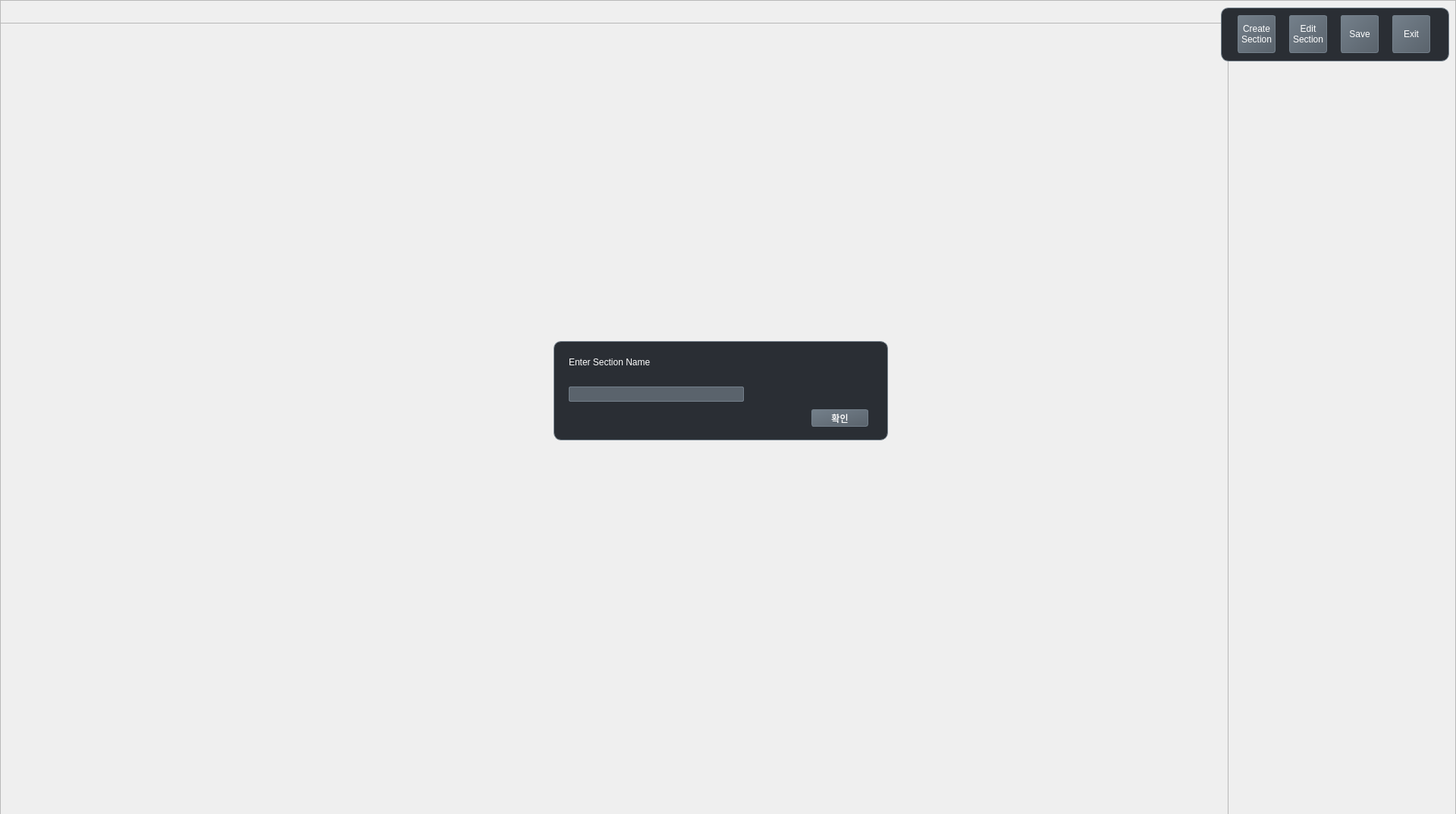
<?xml version="1.0" encoding="UTF-8"?>
<ui version="4.0">
 <class>mainFrame</class>
 <widget class="QFrame" name="mainFrame">
  <property name="geometry">
   <rect>
    <x>0</x>
    <y>0</y>
    <width>1920</width>
    <height>1074</height>
   </rect>
  </property>
  <property name="sizePolicy">
   <sizepolicy hsizetype="Fixed" vsizetype="Fixed">
    <horstretch>0</horstretch>
    <verstretch>0</verstretch>
   </sizepolicy>
  </property>
  <property name="windowTitle">
   <string>Frame</string>
  </property>
  <property name="styleSheet">
   <string notr="true"/>
  </property>
  <widget class="QFrame" name="NicknameCaptureFrame">
   <property name="geometry">
    <rect>
     <x>0</x>
     <y>0</y>
     <width>1920</width>
     <height>1080</height>
    </rect>
   </property>
   <property name="styleSheet">
    <string notr="true"/>
   </property>
   <property name="frameShape">
    <enum>QFrame::StyledPanel</enum>
   </property>
   <property name="frameShadow">
    <enum>QFrame::Raised</enum>
   </property>
   <widget class="QFrame" name="mainMenuFrame">
    <property name="geometry">
     <rect>
      <x>1610</x>
      <y>10</y>
      <width>301</width>
      <height>71</height>
     </rect>
    </property>
    <property name="styleSheet">
     <string notr="true">#mainMenuFrame{
border: 1px solid rgb(116, 128, 139);
border-radius: 10px;
background-color: rgb(42, 46, 52);
}

</string>
    </property>
    <property name="frameShape">
     <enum>QFrame::StyledPanel</enum>
    </property>
    <property name="frameShadow">
     <enum>QFrame::Raised</enum>
    </property>
    <widget class="QWidget" name="horizontalLayoutWidget">
     <property name="geometry">
      <rect>
       <x>10</x>
       <y>0</y>
       <width>281</width>
       <height>71</height>
      </rect>
     </property>
     <layout class="QHBoxLayout" name="horizontalLayout">
      <item>
       <widget class="QPushButton" name="createButton">
        <property name="sizePolicy">
         <sizepolicy hsizetype="Fixed" vsizetype="Fixed">
          <horstretch>0</horstretch>
          <verstretch>0</verstretch>
         </sizepolicy>
        </property>
        <property name="minimumSize">
         <size>
          <width>50</width>
          <height>50</height>
         </size>
        </property>
        <property name="maximumSize">
         <size>
          <width>50</width>
          <height>50</height>
         </size>
        </property>
        <property name="styleSheet">
         <string notr="true">QPushButton{
border: 1px solid rgb(116, 128, 139);
border-radius: 3px;
font: 9pt &quot;KoPub돋움체 Bold&quot;;
color: rgb(255, 255, 255);
background-color: qlineargradient(spread:pad, x1:0, y1:0, x2:1, y2:1, stop:0 rgb(116, 128, 139), stop:1  rgb(90, 99, 108));
}

QPushButton:hover{
background-color: qlineargradient(spread:pad, x1:0, y1:0, x2:1, y2:1, stop:0 rgb(116, 128, 139), stop:1  rgb(90, 99, 108));
background-color: qlineargradient(spread:pad, x1:0, y1:0, x2:1, y2:1, stop:0 rgb(94, 104, 113), stop:1  rgb(71, 78, 85));
}

QPushButton:pressed{
background-color: qlineargradient(spread:pad, x1:0, y1:0, x2:1, y2:1, stop:0 rgb(116, 128, 139), stop:1  rgb(90, 99, 108));
background-color: qlineargradient(spread:pad, x1:0, y1:0, x2:1, y2:1, stop:0 rgb(80, 89, 97), stop:1 rgb(59, 65, 71));
}</string>
        </property>
        <property name="text">
         <string>Create
Section</string>
        </property>
       </widget>
      </item>
      <item>
       <widget class="QPushButton" name="editButton">
        <property name="sizePolicy">
         <sizepolicy hsizetype="Fixed" vsizetype="Fixed">
          <horstretch>0</horstretch>
          <verstretch>0</verstretch>
         </sizepolicy>
        </property>
        <property name="minimumSize">
         <size>
          <width>50</width>
          <height>50</height>
         </size>
        </property>
        <property name="maximumSize">
         <size>
          <width>50</width>
          <height>50</height>
         </size>
        </property>
        <property name="styleSheet">
         <string notr="true">QPushButton{
border: 1px solid rgb(116, 128, 139);
border-radius: 3px;
font: 9pt &quot;KoPub돋움체 Bold&quot;;
color: rgb(255, 255, 255);
background-color: qlineargradient(spread:pad, x1:0, y1:0, x2:1, y2:1, stop:0 rgb(116, 128, 139), stop:1  rgb(90, 99, 108));
}

QPushButton:hover{
background-color: qlineargradient(spread:pad, x1:0, y1:0, x2:1, y2:1, stop:0 rgb(116, 128, 139), stop:1  rgb(90, 99, 108));
background-color: qlineargradient(spread:pad, x1:0, y1:0, x2:1, y2:1, stop:0 rgb(94, 104, 113), stop:1  rgb(71, 78, 85));
}

QPushButton:pressed{
background-color: qlineargradient(spread:pad, x1:0, y1:0, x2:1, y2:1, stop:0 rgb(116, 128, 139), stop:1  rgb(90, 99, 108));
background-color: qlineargradient(spread:pad, x1:0, y1:0, x2:1, y2:1, stop:0 rgb(80, 89, 97), stop:1 rgb(59, 65, 71));
}</string>
        </property>
        <property name="text">
         <string>Edit
Section</string>
        </property>
       </widget>
      </item>
      <item>
       <widget class="QPushButton" name="saveButton">
        <property name="sizePolicy">
         <sizepolicy hsizetype="Fixed" vsizetype="Fixed">
          <horstretch>0</horstretch>
          <verstretch>0</verstretch>
         </sizepolicy>
        </property>
        <property name="minimumSize">
         <size>
          <width>50</width>
          <height>50</height>
         </size>
        </property>
        <property name="maximumSize">
         <size>
          <width>50</width>
          <height>50</height>
         </size>
        </property>
        <property name="styleSheet">
         <string notr="true">QPushButton{
border: 1px solid rgb(116, 128, 139);
border-radius: 3px;
font: 9pt &quot;KoPub돋움체 Bold&quot;;
color: rgb(255, 255, 255);
background-color: qlineargradient(spread:pad, x1:0, y1:0, x2:1, y2:1, stop:0 rgb(116, 128, 139), stop:1  rgb(90, 99, 108));
}

QPushButton:hover{
background-color: qlineargradient(spread:pad, x1:0, y1:0, x2:1, y2:1, stop:0 rgb(116, 128, 139), stop:1  rgb(90, 99, 108));
background-color: qlineargradient(spread:pad, x1:0, y1:0, x2:1, y2:1, stop:0 rgb(94, 104, 113), stop:1  rgb(71, 78, 85));
}

QPushButton:pressed{
background-color: qlineargradient(spread:pad, x1:0, y1:0, x2:1, y2:1, stop:0 rgb(116, 128, 139), stop:1  rgb(90, 99, 108));
background-color: qlineargradient(spread:pad, x1:0, y1:0, x2:1, y2:1, stop:0 rgb(80, 89, 97), stop:1 rgb(59, 65, 71));
}</string>
        </property>
        <property name="text">
         <string>Save</string>
        </property>
       </widget>
      </item>
      <item>
       <widget class="QPushButton" name="exitButton">
        <property name="sizePolicy">
         <sizepolicy hsizetype="Fixed" vsizetype="Fixed">
          <horstretch>0</horstretch>
          <verstretch>0</verstretch>
         </sizepolicy>
        </property>
        <property name="minimumSize">
         <size>
          <width>50</width>
          <height>50</height>
         </size>
        </property>
        <property name="maximumSize">
         <size>
          <width>50</width>
          <height>50</height>
         </size>
        </property>
        <property name="styleSheet">
         <string notr="true">QPushButton{
border: 1px solid rgb(116, 128, 139);
border-radius: 3px;
font: 9pt &quot;KoPub돋움체 Bold&quot;;
color: rgb(255, 255, 255);
background-color: qlineargradient(spread:pad, x1:0, y1:0, x2:1, y2:1, stop:0 rgb(116, 128, 139), stop:1  rgb(90, 99, 108));
}

QPushButton:hover{
background-color: qlineargradient(spread:pad, x1:0, y1:0, x2:1, y2:1, stop:0 rgb(116, 128, 139), stop:1  rgb(90, 99, 108));
background-color: qlineargradient(spread:pad, x1:0, y1:0, x2:1, y2:1, stop:0 rgb(94, 104, 113), stop:1  rgb(71, 78, 85));
}

QPushButton:pressed{
background-color: qlineargradient(spread:pad, x1:0, y1:0, x2:1, y2:1, stop:0 rgb(116, 128, 139), stop:1  rgb(90, 99, 108));
background-color: qlineargradient(spread:pad, x1:0, y1:0, x2:1, y2:1, stop:0 rgb(80, 89, 97), stop:1 rgb(59, 65, 71));
}</string>
        </property>
        <property name="text">
         <string>Exit</string>
        </property>
       </widget>
      </item>
     </layout>
    </widget>
   </widget>
   <widget class="QFrame" name="sectionNameFrame">
    <property name="geometry">
     <rect>
      <x>730</x>
      <y>450</y>
      <width>441</width>
      <height>131</height>
     </rect>
    </property>
    <property name="styleSheet">
     <string notr="true">background-color: rgb(42, 46, 52);
border: 1px solid rgb(116, 128, 139);
border-radius: 10px;</string>
    </property>
    <property name="frameShape">
     <enum>QFrame::StyledPanel</enum>
    </property>
    <property name="frameShadow">
     <enum>QFrame::Raised</enum>
    </property>
    <widget class="QLineEdit" name="sectionNameInput">
     <property name="geometry">
      <rect>
       <x>20</x>
       <y>60</y>
       <width>231</width>
       <height>20</height>
      </rect>
     </property>
     <property name="styleSheet">
      <string notr="true">background-color: rgb(90, 99, 108);
font: 9pt &quot;KoPub돋움체 Bold&quot;;
color: rgb(255, 255, 255);
border: 1px solid rgb(116, 128, 139);
border-radius: 2px;</string>
     </property>
     <property name="text">
      <string/>
     </property>
    </widget>
    <widget class="QPushButton" name="sectionNameOK">
     <property name="geometry">
      <rect>
       <x>340</x>
       <y>90</y>
       <width>75</width>
       <height>23</height>
      </rect>
     </property>
     <property name="styleSheet">
      <string notr="true">QPushButton{
border: 1px solid rgb(116, 128, 139);
border-radius: 3px;
font: 9pt &quot;KoPub돋움체 Bold&quot;;
color: rgb(255, 255, 255);
background-color: qlineargradient(spread:pad, x1:0, y1:0, x2:1, y2:1, stop:0 rgb(116, 128, 139), stop:1  rgb(90, 99, 108));
}

QPushButton:hover{
background-color: qlineargradient(spread:pad, x1:0, y1:0, x2:1, y2:1, stop:0 rgb(116, 128, 139), stop:1  rgb(90, 99, 108));
background-color: qlineargradient(spread:pad, x1:0, y1:0, x2:1, y2:1, stop:0 rgb(94, 104, 113), stop:1  rgb(71, 78, 85));
}

QPushButton:pressed{
background-color: qlineargradient(spread:pad, x1:0, y1:0, x2:1, y2:1, stop:0 rgb(116, 128, 139), stop:1  rgb(90, 99, 108));
background-color: qlineargradient(spread:pad, x1:0, y1:0, x2:1, y2:1, stop:0 rgb(80, 89, 97), stop:1 rgb(59, 65, 71));
}</string>
     </property>
     <property name="text">
      <string>확인</string>
     </property>
    </widget>
    <widget class="QLabel" name="label">
     <property name="geometry">
      <rect>
       <x>20</x>
       <y>20</y>
       <width>181</width>
       <height>16</height>
      </rect>
     </property>
     <property name="styleSheet">
      <string notr="true">border: 0px solid rgb(116, 128, 139);
border-radius: 2px;
font: 9pt &quot;KoPub돋움체 Bold&quot;;
color: rgb(255, 255, 255);</string>
     </property>
     <property name="text">
      <string>Enter Section Name</string>
     </property>
    </widget>
   </widget>
   <widget class="QFrame" name="drawFrame">
    <property name="geometry">
     <rect>
      <x>-300</x>
      <y>30</y>
      <width>1920</width>
      <height>1080</height>
     </rect>
    </property>
    <property name="frameShape">
     <enum>QFrame::StyledPanel</enum>
    </property>
    <property name="frameShadow">
     <enum>QFrame::Raised</enum>
    </property>
   </widget>
   <zorder>drawFrame</zorder>
   <zorder>mainMenuFrame</zorder>
   <zorder>sectionNameFrame</zorder>
  </widget>
 </widget>
 <resources/>
 <connections/>
</ui>
